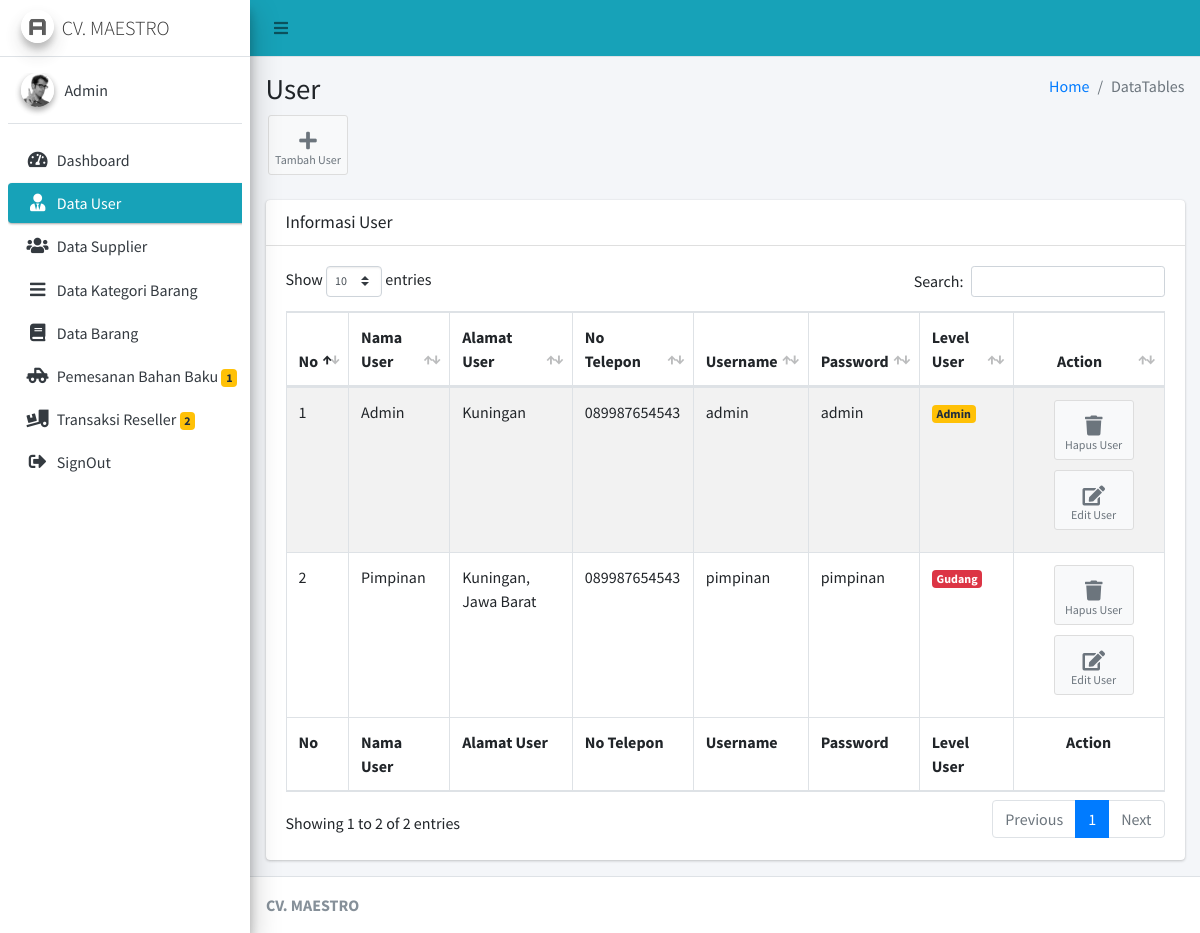
The app's page /Admin/cUser (signed in) with its own data.
### tables this page shows
CREATE TABLE `user` (
  `id_user` int(11) NOT NULL,
  `nama_user` varchar(125) NOT NULL,
  `alamat_user` text NOT NULL,
  `no_hp_user` varchar(15) NOT NULL,
  `username` varchar(125) NOT NULL,
  `password` varchar(125) NOT NULL,
  `level_user` int(11) NOT NULL
);

### application/controllers/Admin/cUser.php (called while the page is built, shortened)
<?php
class cUser extends CI_Controller
{
	public function __construct()
	{
		$this->load->model('mUser');
	}
	public function index()
	{
		$data = array(
			'user' => $this->mUser->select()
		);
		$this->load->view('Admin/Layout/head');
		$this->load->view('Admin/Layout/aside');
		$this->load->view('Admin/User/vUser', $data);
		$this->load->view('Admin/Layout/footer');
	}
}

### index.php (called while the page is built, shortened)
<?php
require_once BASEPATH.'core/CodeIgniter.php';

### application/models/mUser.php (called while the page is built, shortened)
<?php
class mUser extends CI_Model
{
	public function select()
	{
		$this->db->select('*');
		$this->db->from('user');
		return $this->db->get()->result();
	}
}

### application/views/Admin/User/vUser.php (the view, shortened to what this page needs)
<div class="content-wrapper">
	<section class="content-header">
		<div class="container-fluid">
			<div class="row mb-2">
				<div class="col-sm-6">
					<h1>User</h1>
				</div>
				<div class="col-sm-6">
					<ol class="breadcrumb float-sm-right">
						<li class="breadcrumb-item"><a href="#">Home</a></li>
						<li class="breadcrumb-item active">DataTables</li>
					</ol>
				</div>
			</div>
		</div>
		<a href="<?= base_url('Admin/cUser/createUser') ?>" class="btn btn-app">
			<i class="fas fa-plus"></i> Tambah User
		</a>
	</section>
	<section class="content">
		<div class="container-fluid">
			<div class="row">
				<div class="col-12">
					<div class="card">
						<div class="card-header">
							<h3 class="card-title">Informasi User</h3>
						</div>
						<div class="card-body">
							<table id="example1" class="table table-bordered table-striped">
								<thead>
									<tr>
										<th>No</th>
										<th>Nama User</th>
										<th>Alamat User</th>
										<th>No Telepon</th>
										<th>Username</th>
										<th>Password</th>
										<th>Level User</th>
										<th class="text-center">Action</th>
									</tr>
								</thead>
								<tbody>
									<?php
									$no = 1;
									foreach ($user as $key => $value) {
									?>
										<tr>
											<td><?= $no++ ?></td>
											<td><?= $value->nama_user ?></td>
											<td><?= $value->alamat_user ?></td>
											<td><?= $value->no_hp_user ?></td>
											<td><?= $value->username ?></td>
											<td><?= $value->password ?></td>
											<td><?php if ($value->level_user == '1') {
													echo '<span class="badge badge-warning">Admin</span>';
												} else {
													echo '<span class="badge badge-danger">Gudang</span>';
												} ?></td>
											<td class="text-center"> <a href="<?= base_url('Admin/cUser/delete/' . $value->id_user) ?>" class="btn btn-app">
													<i class="fas fa-trash"></i> Hapus User
												</a> <a href="<?= base_url('Admin/cUser/edit/' . $value->id_user) ?>" class="btn btn-app">
													<i class="fas fa-edit"></i> Edit User
												</a></td>
										</tr>
									<?php
									}
									?>
								</tbody>
								<tfoot>
									<tr>
										<th>No</th>
										<th>Nama User</th>
										<th>Alamat User</th>
										<th>No Telepon</th>
										<th>Username</th>
										<th>Password</th>
										<th>Level User</th>
										<th class="text-center">Action</th>
									</tr>
								</tfoot>
							</table>
						</div>
					</div>
				</div>
			</div>
		</div>
	</section>
</div>

### records on screen
user: nama_user "Admin", alamat_user "Kuningan", no_hp_user "089987654543", username "admin", password "admin", level_user "Admin"
user: nama_user "Pimpinan", alamat_user "Kuningan, Jawa Barat", no_hp_user "089987654543", username "pimpinan", password "pimpinan", level_user "Gudang"

### other values on screen
$data_pemesanan_bb->jml "1"
$data->jml "2"
